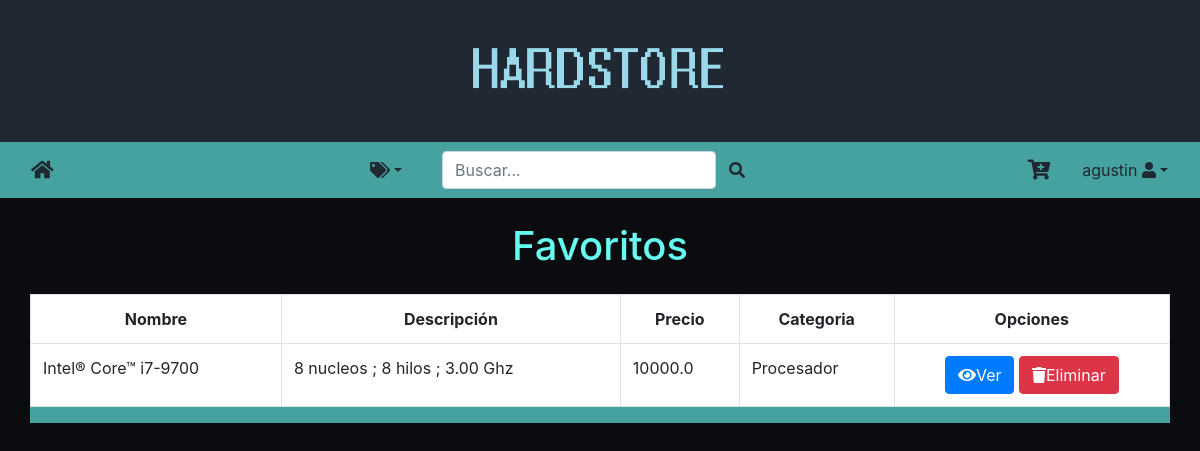
Page /LikeList/ (signed in) on the earlier database version.
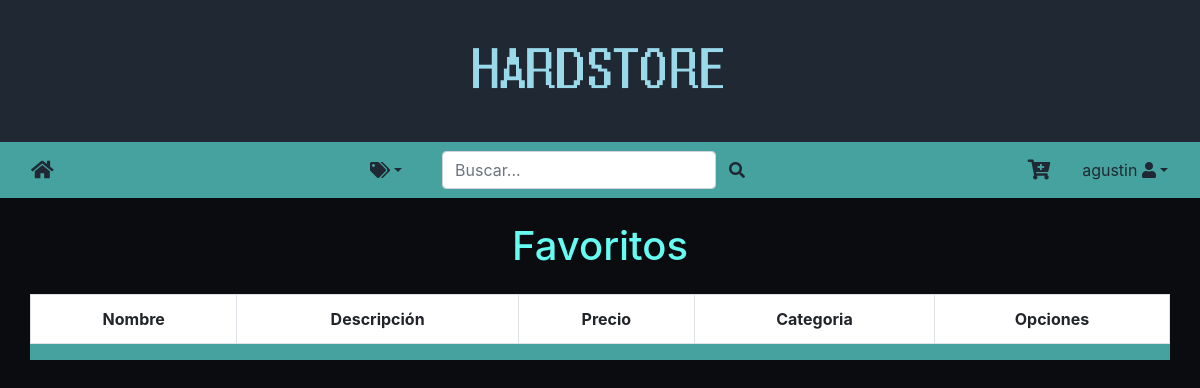
Same page on the later database version.
### market/models/favorito.py (models this page shows)
class Favorito(models.Model):
    producto = models.ForeignKey(Producto, null=True, on_delete=models.CASCADE)
    usuario = models.ForeignKey(CustomUser, null=True, on_delete=models.CASCADE)

### market/models/producto.py (models this page shows, shortened)
class Producto(models.Model):
    nombre = models.CharField(max_length=200, null=True)
    descripcion = models.CharField(max_length=200, null=True, blank=True)
    precio = models.FloatField(null=True)
    f_creacion = models.DateTimeField(auto_now_add=True, null=True)
    categoria = models.ForeignKey(Categoria, null=True, on_delete=models.SET_NULL)
    objects = models.Manager()  # manager default
    productos = ProductoManager()  # un manager personalizado

### market/models/categoria.py (models this page shows)
class Categoria(models.Model):
    nombre = models.CharField(max_length=200, null=True)
    def __str__(self):
        return self.nombre

### market/views/like.py (the view)
# urls.py: path('LikeList/',LikeProductList.as_view(), name='LikeList'),
class LikeProductList(LoginRequiredMixin, ListView):
    login_url = 'login'
    template_name = 'market/likeList.html'
    context_object_name = 'LikeList'
    def get_queryset(self):
        favoritos = Favorito.objects.filter(
            usuario=self.request.user)  # likeados por
        return favoritos
    def get_context_data(self, **kwargs):
        context = super().get_context_data(**kwargs)
        if(Categoria.objects.count() > 0):
            context['categorias'] = Categoria.objects.all()
            context['hayCategorias'] = True
        else:
            context['hayCategorias'] = False
        return context

### market/templates/market/likeList.html (shortened to what this page needs)
{% extends "base.html" %}
{% load static %}
{% block estilo %}
<link rel="stylesheet" href="{% static 'productosCategoria.css' %}" />
{% endblock %}
{% block content %}
<div class="text-center mt-4">
    <h1 style="color:#66fcf1">Favoritos</h1>
</div>
<div class="container mt-4 mb-4" style="background-color: #45a29e;">
    <div class="row">
        <table class="table table-hover table-bordered text-danger-center" style="background-color: white;">
            <tr class="text-center">
                <th>Nombre</th>
                <th>Descripción</th>
                <th>Precio</th>
                <th>Categoria</th>
                <th>Opciones</th>
            </tr>
            {% for like in LikeList %}
            <tr>
                <td>{{ like.producto.nombre }}</td>
                <td>{{ like.producto.descripcion }}</td>
                <td>{{ like.producto.precio }}</td>
                <td>{{ like.producto.categoria }}</td>
                <td colspan="5" class="text-center">
                    <a href="{% url 'producto-detalle' like.producto.id %}" class="btn btn-primary"><i class="fas fa-eye"></i>Ver</a>
                    <a href="{% url 'eliminar-like' like.id %}" class="btn btn-danger" data-toggle="modal" data-target="#myModal{{like.id}}"><i class="fas fa-trash"></i>Eliminar</a>
                </td>
            </tr>
            {% endfor %}
        </table>
    </div>
</div>
{% endblock %}

Differences in the rows shown:
removed Favorito: producto.nombre "Intel® Core™ i7-9700", producto.descripcion "8 nucleos ; 8 hilos ; 3.00 Ghz", producto.precio "10000.0", producto.categoria "Procesador"
